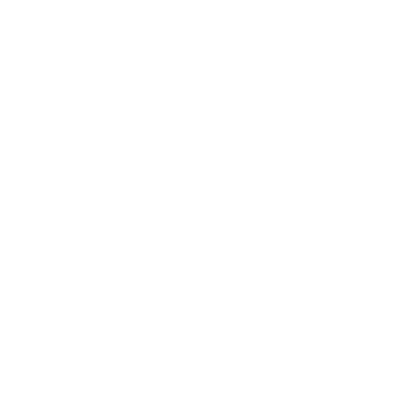
Frame 1 (no input)
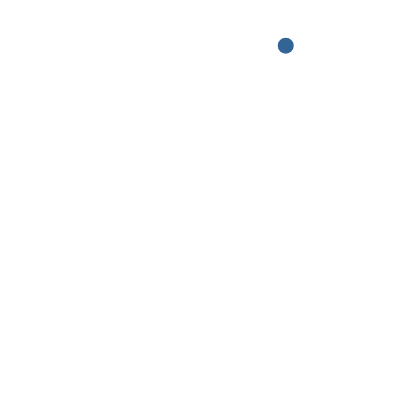
Frame 60 (no input)
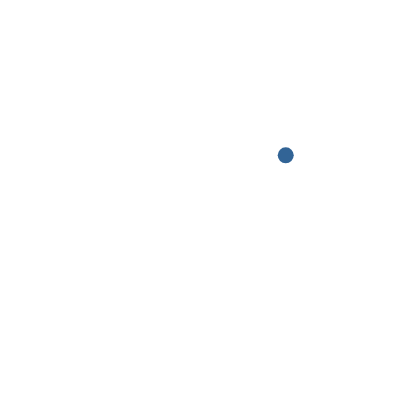
Frame 120 (the mouse pressed at the canvas centre since frame 60)

The p5.js sketch that drew these frames (run headless with seeded random() and noise() and a simulated clock; from frame 60 on, the mouse is pressed at the canvas centre):

// p5.js sketch
// ── sketch.js
let drop;

function setup() {
	createCanvas(400, 400);
	drop = new Drop();
}

function draw() {
	background(255);
	drop.move();
	if (drop.reachedBottom()) {
		console.log('bottom!')
		noLoop();
	}
	drop.display();
}

class Drop {
	constructor() {
		this.w = 16;
		this.x = random(width);
		this.y = -this.w * 4; // a little above the window
		this.speed = random(1, 5);
		this.c = color(50, 100, 150);
	}

	move() {
		this.y += this.speed;
	}

	reachedBottom() {
		if (this.y > height + this.w * 4) {
			return true;
		} else {
			return false;
		}
	}

	display() {
		fill(this.c);
		noStroke();
		ellipse(this.x, this.y, this.w);
	}
}
